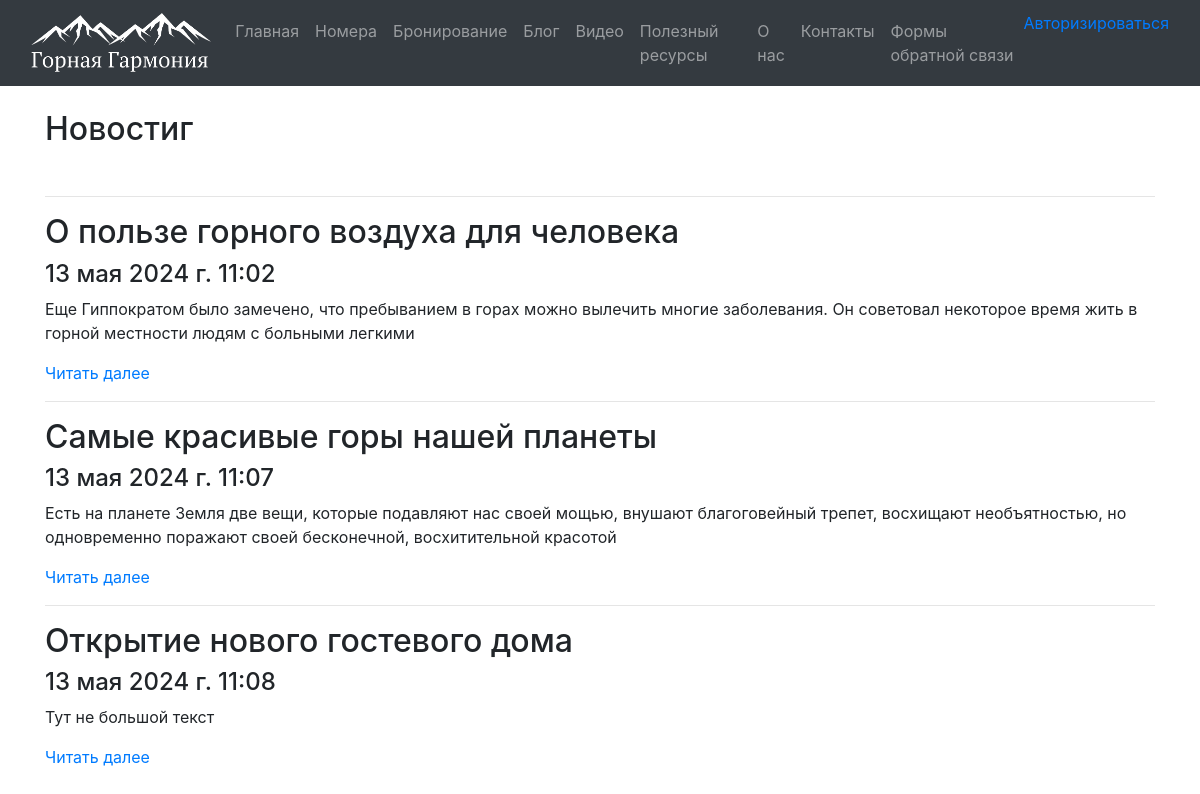
/blog/, run on an earlier commit of the app's database.
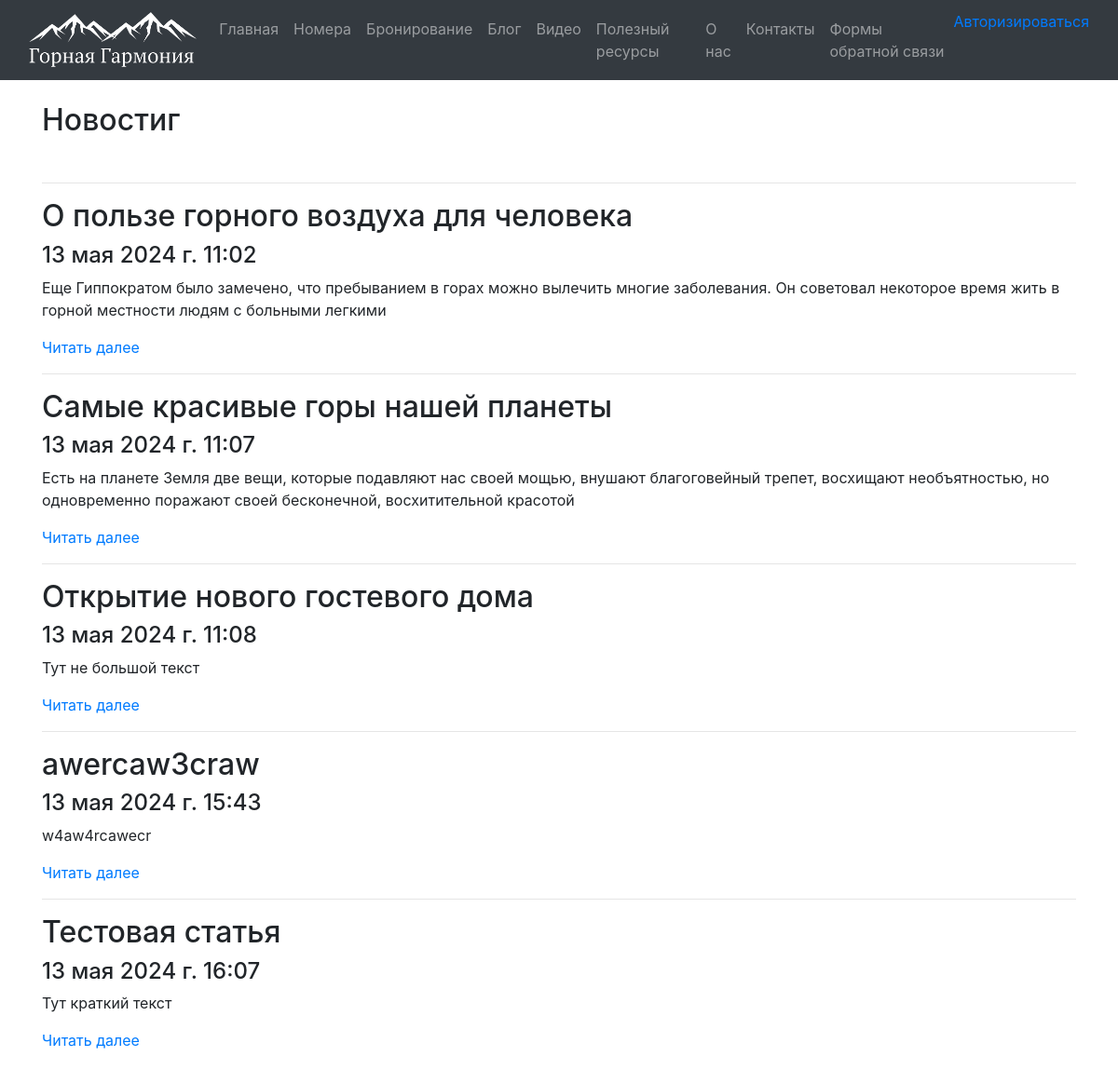
And on a later commit of the database.
### app/models.py (models this page shows, shortened)
class Blog(models.Model):
    title = models.CharField(max_length = 100, unique_for_date = "posted", verbose_name = "Заголовок")
    description = models.TextField(verbose_name = "Краткое содержание")
    content = models.TextField(verbose_name = "Полное содержание")
    posted = models.DateTimeField(default = datetime.now(), db_index = True, verbose_name = "Опубликована")
    author=models.ForeignKey(User, null=True, blank=True, on_delete=models.SET_NULL, verbose_name ="Автор")
    image = models.FileField(default = 'temp.jpg', verbose_name = "Путь к картинке")

### app/views.py (the view)
# urls.py: 2. Add a URL to urlpatterns:  path('blog/', include('blog.urls'))
def blog(request):
    posts = Blog.objects.all() # запрос на выбор всех статей блога из модели
    assert isinstance(request, HttpRequest)
    return render(
        request,
        'app/blog.html',
        {
            'title':'Новостиг',
            'posts': posts, # передача списка статей в шаблон веб-страницы
            'year':datetime.now().year,
        }
    )

### app/templates/app/blog.html
<!DOCTYPE html>
{% extends 'app/layout.html' %}
{% load static %}
{% block content %}
<h2>{{ title }}</h2> <br />
{% for post in posts %}
<hr/>
<div class="">
<h2> {{post.title}} </h2>
<h4> {{post.posted}} </h4>
<p> {{post.description}} </p>
<p><a href="{% url 'blogpost' parametr=post.id %}"> Читать далее </a> </p>
</div>
{% endfor %}
{% endblock %}

What changed in the data, as far as the page shows it:
added Blog: title "awercaw3craw", posted "13 мая 2024 г. 15:43", description "w4aw4rcawecr"
added Blog: title "Тестовая статья", posted "13 мая 2024 г. 16:07", description "Тут краткий текст"
